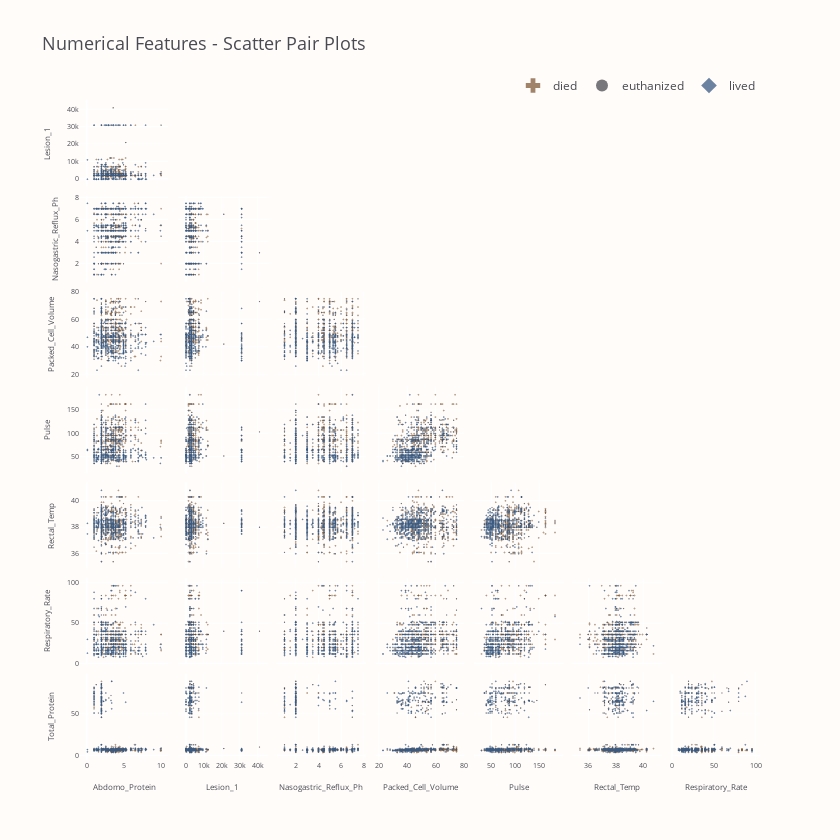

Notebook code for this chart:
### Markdown cell above
<p style="
    font-size: 20px;
    font-family: 'JetBrains Mono';
    color: #4A4B52;
    border-bottom: 2px solid #3A5A81;
">
    <b>Correlation Matrix</b> 📜
</p>

<p style="
    font-size: 16px;
    font-family: 'JetBrains Mono';
">
    As we can see, there is only six somewhat correlated pairs, however <code>Lesion_2</code> and <code>Lesion_3</code> are composed almost from zeros, so it's hard to say about correlation here. <b>I also checked the Spearman correlation, but the situation is similar to the Pearson one, i.e. weakly correlated features. As the training and test datasets follow each other, the situation is similar in both cases.</b><br><br>
    Since we have the correlation matrix, we could use it for another visualisation - hierarchical clustering. Nevertheless, I checked that and there is no clear clusters, which may be useful in PCA or some other dimensionality reduction algorithm. Let's have a look at numerical variables pair plots.
</p>

### Code cell
dims = np.setdiff1d(num_features, ("Lesion_2", "Lesion_3", "Hospital_Number"))

fig = px.scatter_matrix(
    train,
    dimensions=dims,
    color="Outcome",
    color_discrete_sequence=["#815B3A", "#4A4B52", "#3A5A81"],
    symbol="Outcome",
    symbol_sequence=["cross", "circle", "diamond"],
    opacity=0.75,
    title="Numerical Features - Scatter Pair Plots",
    width=840,
    height=840,
)
fig.update_yaxes(showgrid=False)
fig.update_xaxes(showgrid=False)
fig.update_traces(diagonal_visible=False, showupperhalf=False, marker_size=1.5)
fig.update_layout(
    font_color=FONT_COLOR,
    font_size=7,
    title_font_size=18,
    plot_bgcolor=BACKGROUND_COLOR,
    paper_bgcolor=BACKGROUND_COLOR,
    showlegend=True,
    legend=dict(
        orientation="h",
        yanchor="bottom",
        xanchor="right",
        y=1,
        x=1,
        itemsizing="constant",
        font_size=12,
        title="",
    ),
)
fig.show()

### Figure 1 — Plotly figure (JSON) as saved in the notebook; plotly's stock layout.template omitted (floating-point values rounded to 4 significant figures; data arrays with more than 128 entries replaced by an {"elided": "..."} marker saying what was removed)
{"data": [{"diagonal": {"visible": false}, "dimensions": [{"axis": {"matches": true}, "label": "Abdomo_Protein", "values": {"elided": "410 float values"}}, {"axis": {"matches": true}, "label": "Lesion_1", "values": {"elided": "410 int values"}}, {"axis": {"matches": true}, "label": "Nasogastric_Reflux_Ph", "values": {"elided": "410 float values"}}, {"axis": {"matches": true}, "label": "Packed_Cell_Volume", "values": {"elided": "410 int values"}}, {"axis": {"matches": true}, "label": "Pulse", "values": {"elided": "410 int values"}}, {"axis": {"matches": true}, "label": "Rectal_Temp", "values": {"elided": "410 float values"}}, {"axis": {"matches": true}, "label": "Respiratory_Rate", "values": {"elided": "410 int values"}}, {"axis": {"matches": true}, "label": "Total_Protein", "values": {"elided": "410 float values"}}], "hovertemplate": "Outcome=died<br>%{xaxis.title.text}=%{x}<br>%{yaxis.title.text}=%{y}<extra></extra>", "legendgroup": "died", "marker": {"color": "#815B3A", "opacity": 0.75, "size": 1.5, "symbol": "cross"}, "name": "died", "showlegend": true, "showupperhalf": false, "type": "splom"}, {"diagonal": {"visible": false}, "dimensions": [{"axis": {"matches": true}, "label": "Abdomo_Protein", "values": {"elided": "251 float values"}}, {"axis": {"matches": true}, "label": "Lesion_1", "values": {"elided": "251 int values"}}, {"axis": {"matches": true}, "label": "Nasogastric_Reflux_Ph", "values": {"elided": "251 float values"}}, {"axis": {"matches": true}, "label": "Packed_Cell_Volume", "values": {"elided": "251 float values"}}, {"axis": {"matches": true}, "label": "Pulse", "values": {"elided": "251 int values"}}, {"axis": {"matches": true}, "label": "Rectal_Temp", "values": {"elided": "251 float values"}}, {"axis": {"matches": true}, "label": "Respiratory_Rate", "values": {"elided": "251 int values"}}, {"axis": {"matches": true}, "label": "Total_Protein", "values": {"elided": "251 float values"}}], "hovertemplate": "Outcome=euthanized<br>%{xaxis.title.text}=%{x}<br>%{yaxis.title.text}=%{y}<extra></extra>", "legendgroup": "euthanized", "marker": {"color": "#4A4B52", "opacity": 0.75, "size": 1.5, "symbol": "circle"}, "name": "euthanized", "showlegend": true, "showupperhalf": false, "type": "splom"}, {"diagonal": {"visible": false}, "dimensions": [{"axis": {"matches": true}, "label": "Abdomo_Protein", "values": {"elided": "574 float values"}}, {"axis": {"matches": true}, "label": "Lesion_1", "values": {"elided": "574 int values"}}, {"axis": {"matches": true}, "label": "Nasogastric_Reflux_Ph", "values": {"elided": "574 float values"}}, {"axis": {"matches": true}, "label": "Packed_Cell_Volume", "values": {"elided": "574 float values"}}, {"axis": {"matches": true}, "label": "Pulse", "values": {"elided": "574 int values"}}, {"axis": {"matches": true}, "label": "Rectal_Temp", "values": {"elided": "574 float values"}}, {"axis": {"matches": true}, "label": "Respiratory_Rate", "values": {"elided": "574 int values"}}, {"axis": {"matches": true}, "label": "Total_Protein", "values": {"elided": "574 float values"}}], "hovertemplate": "Outcome=lived<br>%{xaxis.title.text}=%{x}<br>%{yaxis.title.text}=%{y}<extra></extra>", "legendgroup": "lived", "marker": {"color": "#3A5A81", "opacity": 0.75, "size": 1.5, "symbol": "diamond"}, "name": "lived", "showlegend": true, "showupperhalf": false, "type": "splom"}], "layout": {"dragmode": "select", "font": {"color": "#4A4B52", "size": 7}, "height": 840, "legend": {"font": {"size": 12}, "itemsizing": "constant", "orientation": "h", "title": {"text": ""}, "tracegroupgap": 0, "x": 1, "xanchor": "right", "y": 1, "yanchor": "bottom"}, "paper_bgcolor": "#FFFCFA", "plot_bgcolor": "#FFFCFA", "showlegend": true, "title": {"font": {"size": 18}, "text": "Numerical Features - Scatter Pair Plots"}, "width": 840, "xaxis": {"showgrid": false}, "yaxis": {"showgrid": false}}}
